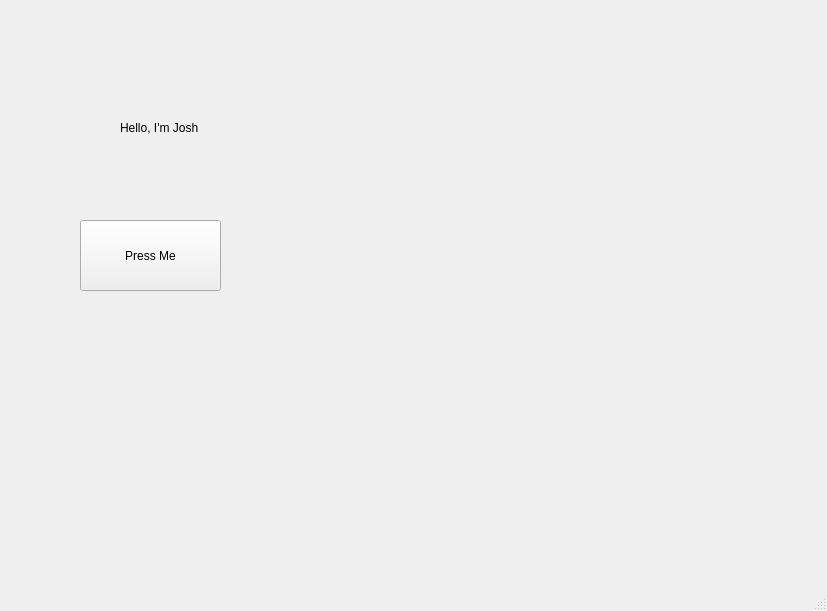
<?xml version="1.0" encoding="UTF-8"?>
<ui version="4.0">
 <class>MainWindow</class>
 <widget class="QMainWindow" name="MainWindow">
  <property name="geometry">
   <rect>
    <x>0</x>
    <y>0</y>
    <width>827</width>
    <height>611</height>
   </rect>
  </property>
  <property name="windowTitle">
   <string>MainWindow</string>
  </property>
  <widget class="QWidget" name="centralwidget">
   <widget class="QPushButton" name="button1">
    <property name="geometry">
     <rect>
      <x>80</x>
      <y>220</y>
      <width>141</width>
      <height>71</height>
     </rect>
    </property>
    <property name="text">
     <string>Press Me</string>
    </property>
   </widget>
   <widget class="QLabel" name="label1">
    <property name="geometry">
     <rect>
      <x>120</x>
      <y>120</y>
      <width>91</width>
      <height>16</height>
     </rect>
    </property>
    <property name="text">
     <string>Hello, I'm Josh</string>
    </property>
   </widget>
  </widget>
  <widget class="QMenuBar" name="menubar">
   <property name="geometry">
    <rect>
     <x>0</x>
     <y>0</y>
     <width>827</width>
     <height>21</height>
    </rect>
   </property>
  </widget>
  <widget class="QStatusBar" name="statusbar"/>
 </widget>
 <resources/>
 <connections/>
</ui>
